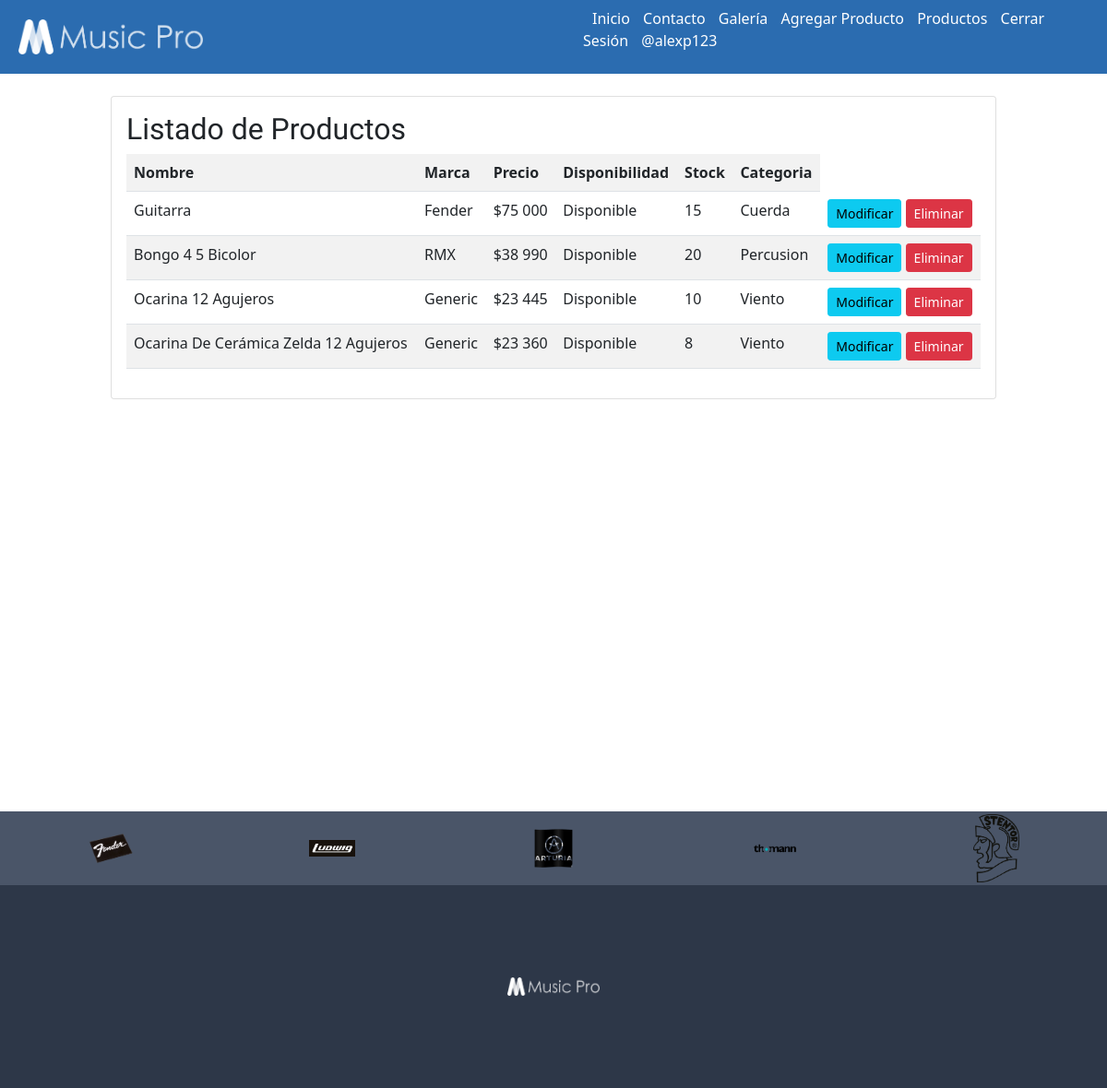
The app's page /listar-productos/ (signed in), older data.
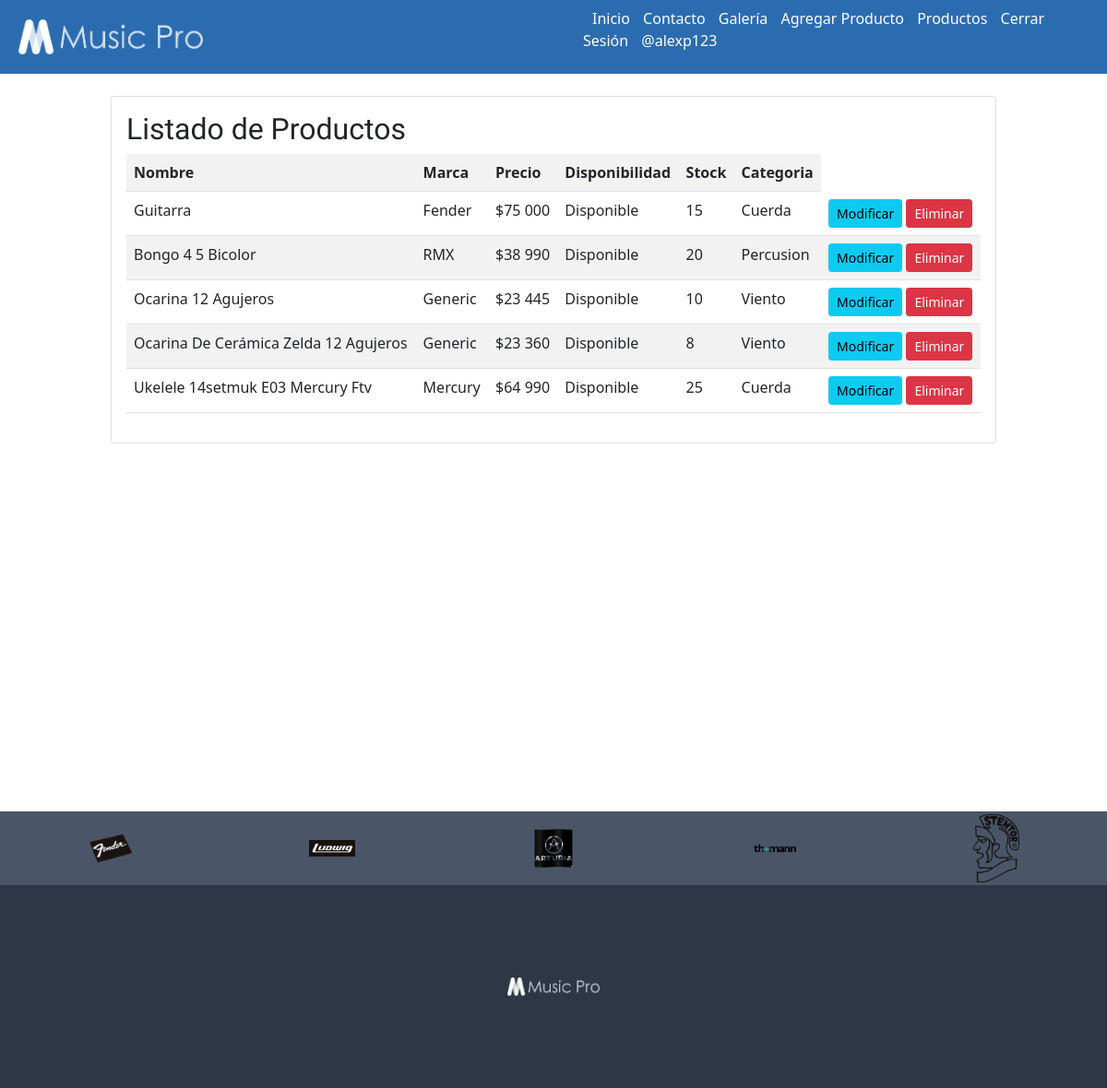
The same page, newer data.
### app/models.py (models this page shows, shortened)
class Producto (models.Model):
    nombre = models.CharField(max_length=50)
    marca = models.CharField(max_length=25)
    color = models.CharField(max_length=20)
    descripcion = models.TextField()
    precio = models.IntegerField()
    disponibilidad = models.BooleanField(default=True)
    stock = models.IntegerField()
    categoria = models.ForeignKey(Categoria, on_delete=models.PROTECT)
    imagen = models.ImageField(upload_to='productos/', blank=True)

class Categoria (models.Model):
    nombre = models.CharField(max_length=50)
    def __str__(self):
        return self.nombre

### app/views.py (the view)
# urls.py: path('listar-productos/', listar_productos, name='listar_productos'),
@permission_required('app.view_producto') # Permiso de ver productos
def listar_productos(request):
    productos = Producto.objects.all()
    page = request.GET.get('page', 1)
    try:
        paginator = Paginator(productos, 5)
        productos = paginator.page(page)
    except:
        raise Http404
    data = {
        'entity': productos, #entity es para poder usar el paginator
        'paginator': paginator,
    }
    return render(request, 'app/Producto/listar.html', data)

### app/templates/app/Producto/listar.html (shortened to what this page needs)
{% extends 'app/base.html' %}
{% block contenido %}
{% load humanize %}
<br>
<div class="card">
    <div class="card-body">
        <h2>Listado de Productos</h2>
        <table class="table table-striped table-hover table-responsive-sm">
            <tr>
                <th>Nombre</th>
                <th>Marca</th>
                <th>Precio</th>
                <th>Disponibilidad</th>
                <th>Stock</th>
                <th>Categoria</th>
            </tr>
            {% for p in entity %}
            <tr>
                <td>{{ p.nombre | title }}</td>
                <td>{{ p.marca }}</td>
                <td>${{ p.precio | intcomma }}</td>
                <td>
                    {% if p.disponibilidad == 1 %}
                    Disponible
                    {% else %}
                    No Disponible
                    {% endif %}
                </td>
                <td>{{ p.stock }}</td>
                <td>{{ p.categoria | title}}</td>
                <td>
                    {% if perms.app.change_producto %}
                    <a href="{% url 'modificar_producto' p.id %}" class="btn btn-info btn-sm">Modificar</a>
                    {% endif %}
                    {% if perms.app.delete_producto %}
                    <a href="#" onclick="eliminarProducto({{ p.id }})" class="btn btn-danger btn-sm">Eliminar</a>
                    {% endif %}
                </td>
            </tr>
            {% endfor %}
        </table>
    </div>
</div>
{% endblock %}

Row changes from the older to the newer data that the page shows:
added Producto: nombre "Ukelele 14setmuk E03 Mercury Ftv", marca "Mercury", precio "64 990", disponibilidad "Disponible", stock "25", categoria "Cuerda"
